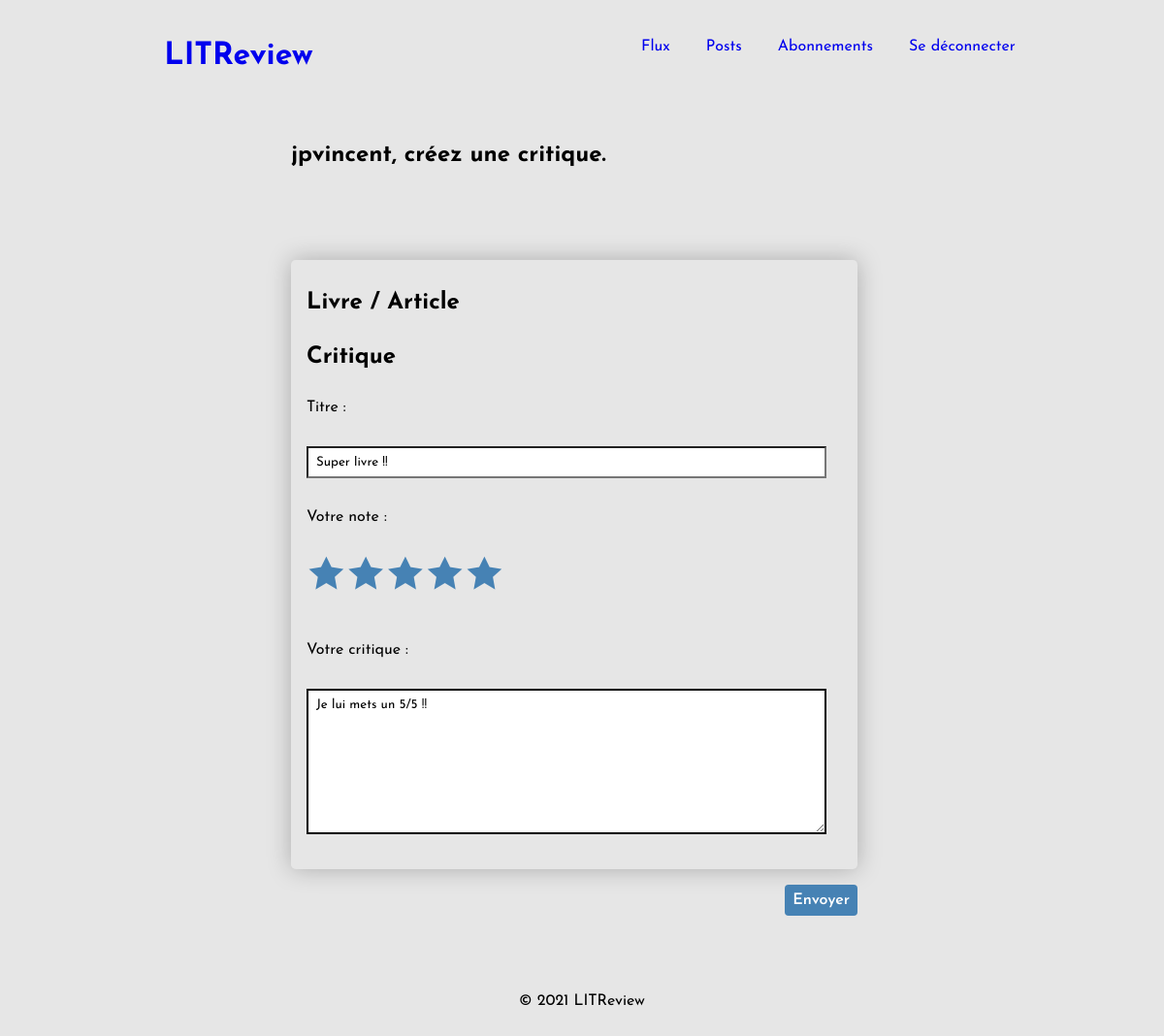
Before: /reviews/update-review/6 (signed in) with the older database file.
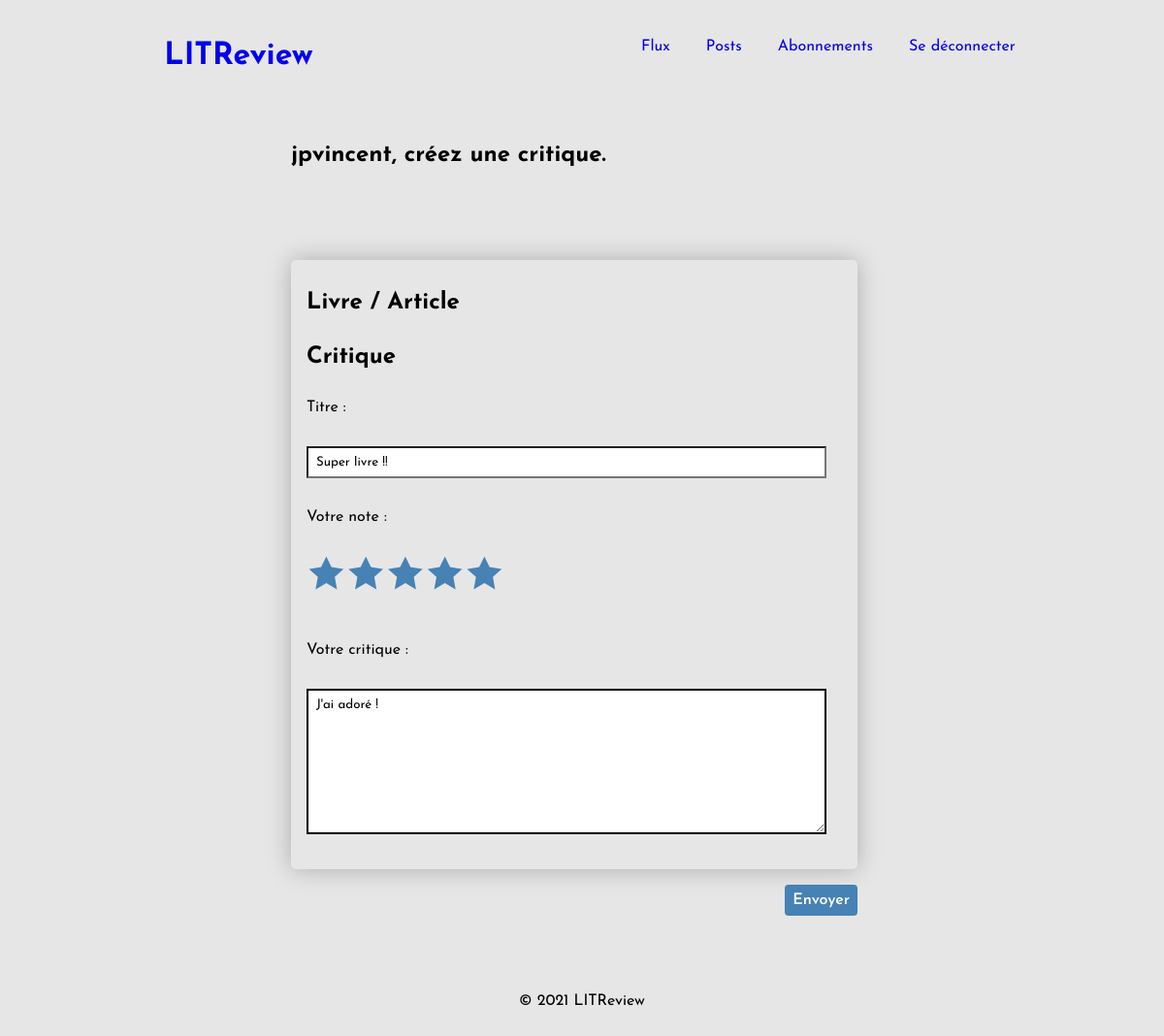
After: the same page with the newer database file.
### reviews/models.py (models this page shows, shortened)
class Review(models.Model):
    ticket = models.ForeignKey(Ticket, on_delete=models.CASCADE)
    rating = models.PositiveSmallIntegerField(validators=[MinValueValidator(0),
                                                          MaxValueValidator(5)])
    user = models.ForeignKey(settings.AUTH_USER_MODEL,
                             on_delete=models.CASCADE)
    headline = models.CharField(max_length=128)
    body = models.TextField(max_length=8192, blank=True)
    time_created = models.DateTimeField(auto_now_add=True)

### reviews/views.py (the view, shortened to what this page needs)
# urls.py: path('reviews/update-review/<int:pk>', UpdateReviewView.as_view(),
class UpdateReviewView(LoginRequiredMixin, UpdateView):
    login_url = "accounts:index"
    model = Review
    form_class = UpdateReviewForm
    template_name = "reviews/review.html"
    def get_context_data(self, **kwargs):
        context = super(UpdateReviewView, self).get_context_data(**kwargs)
        context["review_form"] = context["form"]
        return context

### reviews/forms.py
class UpdateReviewForm(ModelForm):
    rating = ChoiceField(label="Votre note", choices=CHOICES,
                         widget=RadioSelect)
    class Meta:
        model = Review
        fields = ["headline", "rating", "body"]
        labels = {"headline": _("Titre"),
                  "body": _("Votre critique")}

### reviews/templates/reviews/review.html (shortened to what this page needs)
{% extends "base.html" %}
{% block content %}
{% if not user.is_authenticated %}
    <p>
        <h2>Merci de vous identifier en page d'accueil afin de pouvoir poster une critique</h2>
    </p>
    <p>
        <a href="{% url 'accounts:index' %}"><buttom class="btn btn-submit">Revenir à l'accueil</buttom></a>
    </p>
{% else %}
            <section class="main-section">
                <h2>{{ user.username }}, créez une critique.</h2>
            </section>
            <section  class="main-section main-section-list custom-fields">
                <form method="POST" enctype="multipart/form-data">
                    <div class="shadow-box">
                        {% if ticket_id %}
                        <h2>Vous êtes en train de poster en réponse à :</h2>
                        <div class="inside-section shadow-box">
                        {% include "reviews/ticket-snippet.html" %}
                        </div>
                        {% else %}
                        <h2>Livre / Article</h2>
                        {% endif %}
                        <h2>Critique</h2>
                        {% include "reviews/review-form-snippet.html" %}
                    </div>
                    <div class="button_right">
                        <button class="btn btn-submit">Envoyer</button>
                    </div>
                </form>
            </section>
{% endif %}
{% endblock %}

### reviews/templates/reviews/review-form-snippet.html (shortened to what this page needs)
    {% for field in review_form %}
    <p>{{ field.label_tag }}</p>
    {% if "id_rating" in field.id_for_label %}
    <div class="wrapper">
        {% for subfield in field %}
                <label for="{{ subfield.id_for_label }}">&#128970;</label>
        {% endfor %}
    </div>
    {% else %}
        <p>{{ field }}</p>
    {% endif %}
    {% endfor %}

Changed rows visible on the page:
changed Review "Super livre !!": body "Je lui mets un 5/5 !!" → "J'ai adoré !"
